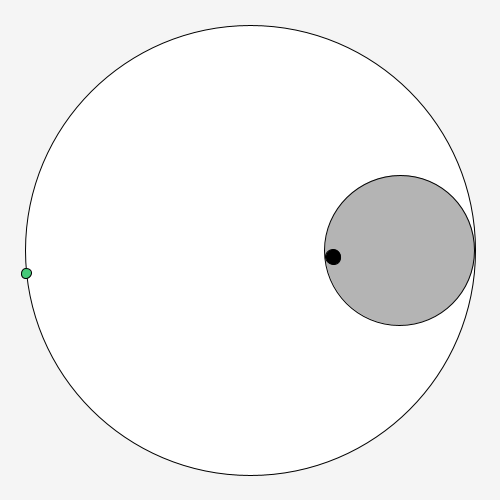
Frame 1 (no input)
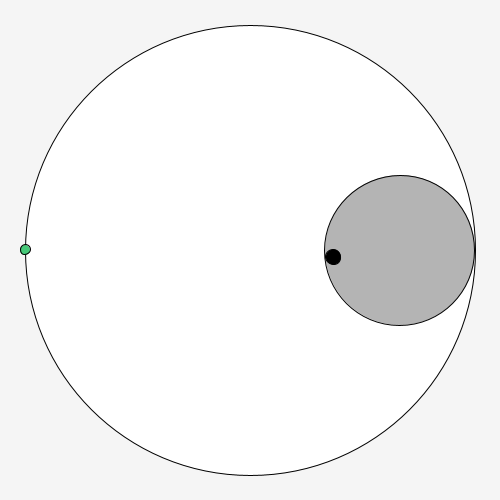
Frame 60 (the mouse pressed at the canvas centre just before this capture)
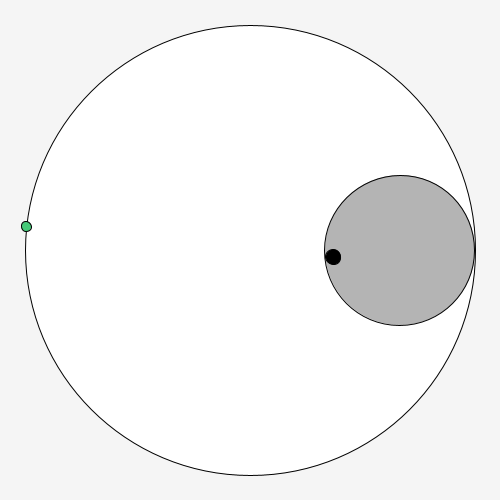
Frame 120 (the mouse held since frame 60 and released just before this capture)

The Processing sketch that drew these frames (run headless with seeded random() and noise(); from frame 60 on, the mouse is pressed at the canvas centre):

// Processing sketch: processing_120263
// ── processing_120263.pde

void setup()
{
  size(500, 500);
}

void draw()
{
  background(245);

  //Kreisbahn 
  translate(width/2, height/2); // In die Mitte springen

  fill(255);
  ellipse(0, 0, 450, 450);
 
  //Stundenzeiger
  float std = map(hour(), 0, 12, 0, 360);
  pushMatrix();
  
  rotate(radians(std)); // Um i rotieren
  translate(0, -150); // Um Radius verschieben
  fill(180);
  ellipse(0, 0, 150, 150);
  
  float min = map(minute(), 0, 60, 0, 360); //Minutenzeiger
  rotate(-radians(std));
  rotate(radians(min)); // 
  translate(0,-67); // Um Radius verschieben
  fill(0);
  ellipse(0, 0, 15, 15);
  
  popMatrix();
  
  //Sekundenzeiger
  stroke(0);
  fill(69,201,120);
  float sec = map(second(), 0, 60, 0, 360);
  pushMatrix();
  rotate(radians(sec)); 
  translate(0, -225); 
  ellipse(0, 0, 10, 10);
  popMatrix();

 }
